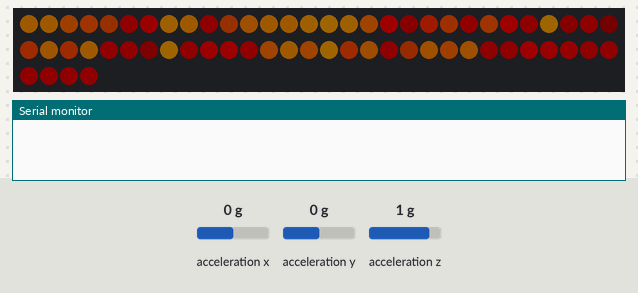
The sketch below on a simulated Arduino Uno, built with avr-gcc and run on an emulated ATmega328P. On the bench: 64 RGB LEDs in strip order, left to right, continuing on the next row, the last lines printed to the serial monitor. The test bench sets the inputs (shaded band); at power-on: acceleration x 0 g, acceleration y 0 g, acceleration z 1 g. Dim RGB values are drawn brighter than linear; random numbers use the default seed unless the sketch sets one.

Above: at 2.2 s.
2.3 s: acceleration x set to -1.4 g
At 2.69 s:
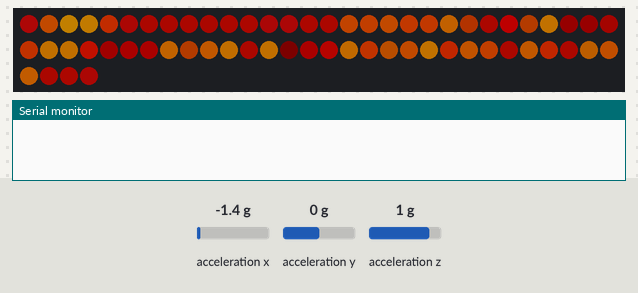
4.0 s: acceleration x set to 1.4 g
At 4.82 s:
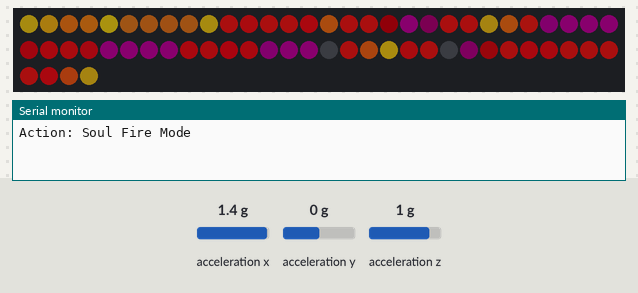
7.0 s: acceleration y set to -1.4 g
At 7.22 s:
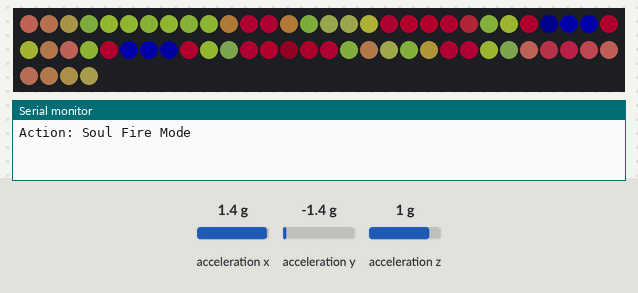
9.7 s: acceleration y set to 1.4 g
At 9.94 s:
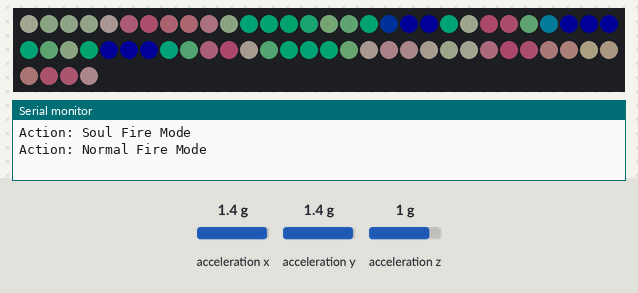
12.2 s: acceleration z set to -1.4 g
At 12.97 s:
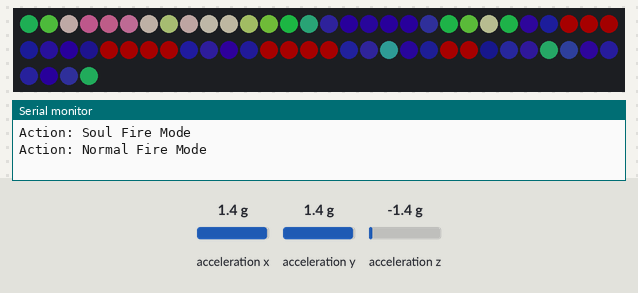
14.6 s: acceleration z set to 1.4 g
At 16.1 s:
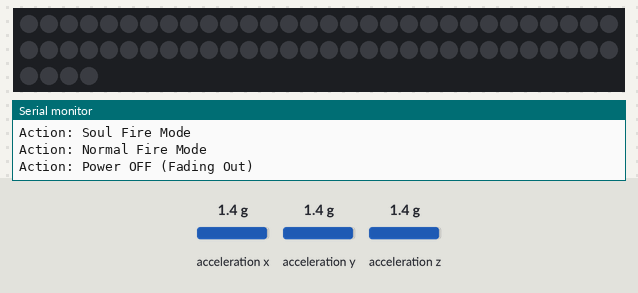
Timing chart, 0 to 17.6 s (numbered marks = the images above; inputs shaded):
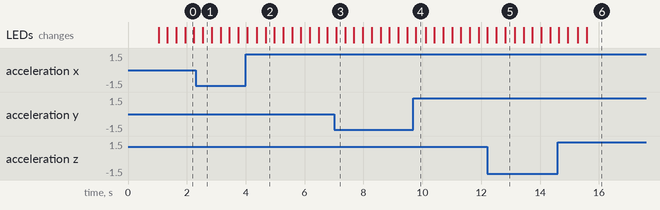

The sketch:

arduino_ws2812_GY80.ino
```cpp
#include <Wire.h>
#include <Adafruit_Sensor.h>
#include <Adafruit_ADXL345_U.h>
#include <FastLED.h>

// --- [可修改] 硬體與基本設定 ---
#define LED_PIN     6
#define NUM_LEDS    64
#define BRIGHTNESS  30      // <--- [可修改] 全域基礎亮度 (建議 20-60，太高會過熱或當機)
#define LED_TYPE    WS2812B
#define COLOR_ORDER GRB

// --- [可修改] 漸變速度設定 ---
// 數字越大越快，數字越小越慢 (範圍 1-255)
#define FADE_IN_SPEED   3   // <--- [可修改] 開燈時，火焰燃起的速度
#define FADE_OUT_SPEED  8   // <--- [可修改] 關燈時，火焰熄滅的速度

CRGB leds[NUM_LEDS];

// --- 感測器設定 ---
Adafruit_ADXL345_Unified accel = Adafruit_ADXL345_Unified(12345);
float lastX, lastY, lastZ;

// --- 狀態控制變數 ---
bool isLampOn = true;           // 目標狀態 (true=要開, false=要關)
bool isSoulFire = false;        // 靈魂火焰狀態

// 這是新增的變數，用來控制漸亮漸暗的過程 (0=全黑, 255=完全顯示)
uint8_t currentFadeValue = 255;

unsigned long lastToggleTime = 0;
unsigned long lastColorSwitchTime = 0;

// --- [可修改] 感測器靈敏度設定 ---
const int SHAKE_THRESHOLD_Z = 25;      // <--- [可修改] 上下甩動 (開關燈) 的力度門檻
const int SHAKE_THRESHOLD_XY = 25;     // <--- [可修改] 左右甩動 (換色) 的力度門檻
const int COOLDOWN_TIME = 1000;        // 動作冷卻時間 (1秒)

uint8_t fireActivity = 0;

// --- 色板定義 ---
CRGBPalette16 redCalm = CRGBPalette16(
    CRGB::DarkRed,  CRGB::Maroon,   CRGB::DarkOrange, CRGB::OrangeRed,
    CRGB::Orange,   CRGB::DarkOrange, CRGB::Red,      CRGB::Maroon,
    CRGB::DarkRed,  CRGB::Maroon,   CRGB::DarkOrange, CRGB::OrangeRed,
    CRGB::Orange,   CRGB::DarkOrange,CRGB::Red,      CRGB::Black
);
CRGBPalette16 redActive = CRGBPalette16(
    CRGB::Red,      CRGB::OrangeRed, CRGB::Orange,    CRGB::Gold,
    CRGB::Yellow,   CRGB::LightYellow,CRGB::White,    CRGB::LightYellow,
    CRGB::Yellow,   CRGB::Gold,      CRGB::Orange,    CRGB::OrangeRed,
    CRGB::Red,      CRGB::OrangeRed, CRGB::Orange,    CRGB::Black
);
CRGBPalette16 blueCalm = CRGBPalette16(
    CRGB::DarkBlue, CRGB::Navy,     CRGB::Teal,      CRGB::DarkCyan,
    CRGB::Blue,     CRGB::DarkBlue, CRGB::MediumBlue,CRGB::Navy,
    CRGB::DarkBlue, CRGB::Navy,     CRGB::Teal,      CRGB::DarkCyan,
    CRGB::Blue,     CRGB::DarkBlue, CRGB::MediumBlue,CRGB::Black
);
CRGBPalette16 blueActive = CRGBPalette16(
    CRGB::Blue,     CRGB::DeepSkyBlue, CRGB::Cyan,    CRGB::LightCyan,
    CRGB::SkyBlue,  CRGB::Azure,       CRGB::White,   CRGB::Azure,
    CRGB::SkyBlue,  CRGB::Cyan,        CRGB::DeepSkyBlue, CRGB::Blue,
    CRGB::Blue,     CRGB::MediumBlue,  CRGB::DarkBlue,CRGB::Black
);

CRGBPalette16 targetPalette = redCalm;
CRGBPalette16 currentPalette = redCalm;


void setup() {
    Serial.begin(9600);
    delay(1000);

    FastLED.addLeds<LED_TYPE, LED_PIN, COLOR_ORDER>(leds, NUM_LEDS).setCorrection(TypicalLEDStrip);
    FastLED.setBrightness(BRIGHTNESS);
    FastLED.clear();

    if(!accel.begin()) {
        Serial.println("Sensor Error!");
        while(1);
    }
    accel.setRange(ADXL345_RANGE_16_G);

    sensors_event_t event;
    accel.getEvent(&event);
    lastX = event.acceleration.x;
    lastY = event.acceleration.y;
    lastZ = event.acceleration.z;
}

void loop() {
    // 1. 感測器讀取 (限制頻率以防當機)
    EVERY_N_MILLISECONDS(25) {
        handleSensor();
    }

    // 2. 處理漸亮/漸暗邏輯
    EVERY_N_MILLISECONDS(20) { // 控制漸變的更新頻率
        if (isLampOn) {
            // 如果目標是開燈，就把 Fade 值慢慢加到 255 (使用 qadd8 防止溢位)
            currentFadeValue = qadd8(currentFadeValue, FADE_IN_SPEED);
        } else {
            // 如果目標是關燈，就把 Fade 值慢慢減到 0 (使用 qsub8 防止溢位)
            currentFadeValue = qsub8(currentFadeValue, FADE_OUT_SPEED);
        }
    }

    // 3. 動畫更新與顯示
    EVERY_N_MILLISECONDS(30) {
        // 只要 Fade 值不是 0，代表還有光，就要繼續畫圖
        if (currentFadeValue > 0) {
            generateReactiveFire();
            FastLED.show();
        } else {
            // 如果 Fade 值是 0，確保燈是全黑的
            FastLED.clear();
            FastLED.show();
        }
    }
}

void handleSensor() {
    sensors_event_t event;
    accel.getEvent(&event);

    float currentX = event.acceleration.x;
    float currentY = event.acceleration.y;
    float currentZ = event.acceleration.z;

    float deltaX = abs(currentX - lastX);
    float deltaY = abs(currentY - lastY);
    float deltaZ = abs(currentZ - lastZ);
    float totalMovement = deltaX + deltaY + deltaZ;
    unsigned long currentTime = millis();

    // --- 動作 1: 上下用力甩 (Z軸) -> 開關燈 ---
    if (deltaZ > SHAKE_THRESHOLD_Z) {
        if (currentTime - lastToggleTime > COOLDOWN_TIME) {
            isLampOn = !isLampOn; // 切換目標狀態

            // 如果是「開燈」瞬間，將 Fade 值設為一個小數值，讓它從微亮開始升起 (避免完全看不到開燈閃光)
            // 如果你想要完全從黑開始，可以設為 0
            if(isLampOn) currentFadeValue = 10;

            lastToggleTime = currentTime;

            // [視覺回饋] 閃一下灰白光提示 (亮度設低防當機)
            // 只有在 Fade 值夠高時才閃，不然會被漸亮邏輯吃掉
            if(isLampOn) fill_solid(leds, NUM_LEDS, CRGB(100, 100, 100));

            Serial.println(isLampOn ? "Action: Power ON (Fading In)" : "Action: Power OFF (Fading Out)");
        }
    }
    // --- 動作 2: 左右用力甩 (X或Y軸) -> 切換靈魂火焰 ---
    else if (isLampOn && (deltaX > SHAKE_THRESHOLD_XY || deltaY > SHAKE_THRESHOLD_XY)) {
        if (currentTime - lastColorSwitchTime > COOLDOWN_TIME) {
            isSoulFire = !isSoulFire;
            lastColorSwitchTime = currentTime;

            // [視覺回饋] 切換顏色閃光
            if(isSoulFire) fill_solid(leds, NUM_LEDS, CRGB(0, 100, 100)); // 暗青色
            else fill_solid(leds, NUM_LEDS, CRGB(100, 0, 0));             // 暗紅色

            Serial.println(isSoulFire ? "Action: Soul Fire Mode" : "Action: Normal Fire Mode");
        }
    }

    // --- 動作 3: 計算火焰活動量 ---
    // 注意：即使正在關燈(Fade Out)，我們也要繼續計算火焰，這樣漸滅時火焰才會動，比較自然
    if (currentFadeValue > 0) {
        CRGBPalette16 targetBasePalette;
        CRGBPalette16 targetActivePalette;

        if (isSoulFire) {
            targetBasePalette = blueCalm;
            targetActivePalette = blueActive;
        } else {
            targetBasePalette = redCalm;
            targetActivePalette = redActive;
        }

        uint8_t targetActivity = constrain(map(totalMovement * 10, 20, 150, 0, 255), 0, 255);

        if (fireActivity < targetActivity) fireActivity++;
        else if (fireActivity > targetActivity) fireActivity -= 2;

        nblendPaletteTowardPalette(currentPalette, targetBasePalette, 10);
        if(fireActivity > 10) {
             nblendPaletteTowardPalette(currentPalette, targetActivePalette, fireActivity/2);
        }
    }

    lastX = currentX;
    lastY = currentY;
    lastZ = currentZ;
}

void generateReactiveFire() {
    uint8_t noiseScale = map(fireActivity, 0, 255, 20, 50);
    static uint32_t time = 0;
    time += map(fireActivity, 0, 255, 5, 30);

    // 1. 計算「物理亮度」 (基礎 + 晃動增強)
    // --- [可修改] 晃動時增加的亮度幅度 (最後那個 60 可以改) ---
    uint8_t physicsBrightness = BRIGHTNESS + map(fireActivity, 0, 255, 0, 60);

    // 2. 計算「最終亮度」 (物理亮度 * 漸亮漸暗係數)
    // scale8 函數會把數值依比例縮放 (例如 currentFadeValue 是 128 (一半)，結果就是一半亮度)
    uint8_t finalBrightness = scale8(physicsBrightness, currentFadeValue);

    // 3. 套用亮度
    FastLED.setBrightness(finalBrightness);

    for(int x=0; x<8; x++) {
        for(int y=0; y<8; y++) {
            uint8_t heat = inoise8(x * noiseScale, y * noiseScale, time);
            uint8_t centerBoost = (4 - abs(x - 3.5)) * (4 - abs(y - 3.5)) * 10;
            heat = qadd8(heat, centerBoost);

            if (fireActivity > 200 && random8() < 10) {
                 if (x > 2 && x < 5 && y > 2 && y < 5) heat = qadd8(heat, 100);
            }
            leds[XY(x,y)] = ColorFromPalette(currentPalette, heat);
        }
    }
}

uint8_t XY(uint8_t x, uint8_t y) {
  if (y % 2 == 1) return (y * 8) + (7 - x);
  else return (y * 8) + x;
}
```
